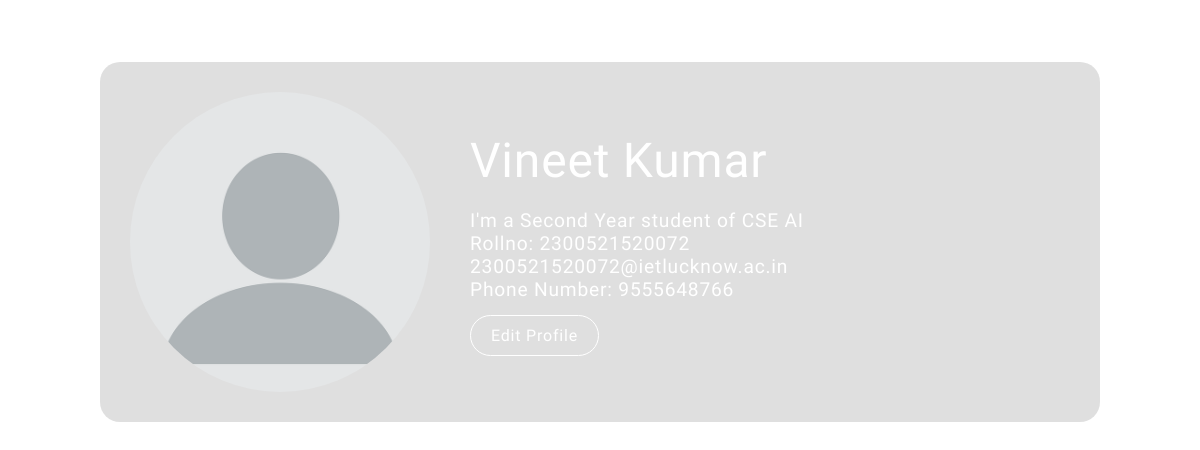
Before: /profile/ (signed in) with the older database file.
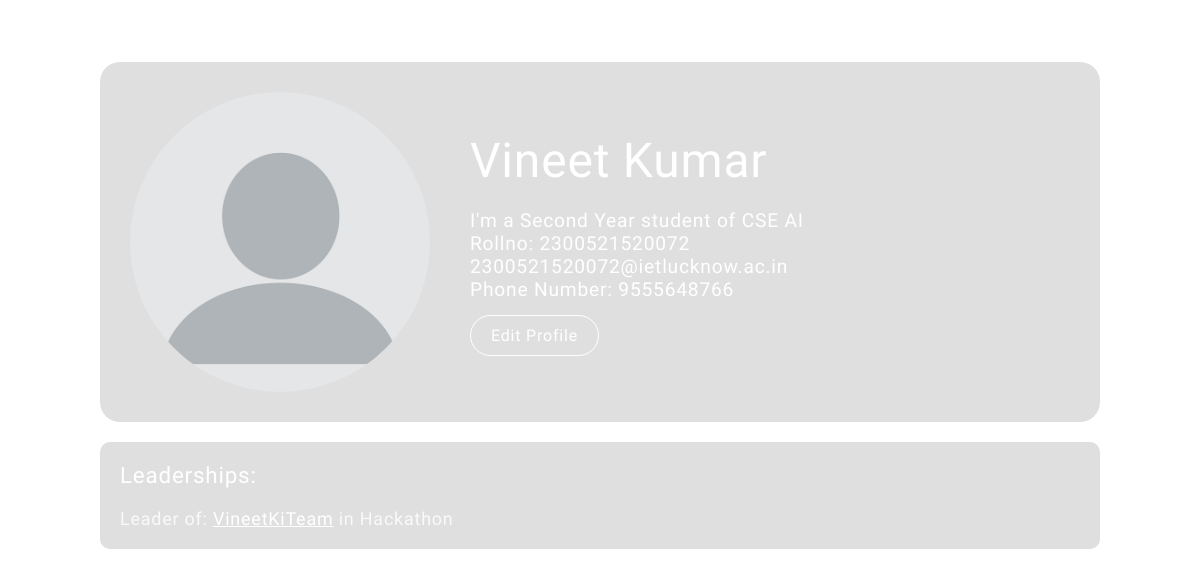
After: the same page with the newer database file.
### events/models.py (models this page shows, shortened)
class TeamsRegistration(models.Model):
    event = models.ForeignKey(AllEventList, on_delete=models.CASCADE)
    teamName = models.CharField(max_length=100)
    teamLeader = models.ForeignKey(
        settings.AUTH_USER_MODEL,
        on_delete=models.CASCADE,
        related_name="team_lead_teams",
    )
    user = models.ForeignKey(
        settings.AUTH_USER_MODEL,
        on_delete=models.CASCADE,
        related_name="team_registrations",
    )
    status = models.IntegerField(choices=STATUS_CHOICES, default=0)

class AllEventList(models.Model):
    slug = models.SlugField(max_length=100, unique=True)
    eventName = models.CharField(max_length=100)
    eventDescription = models.TextField()
    eventImage = models.ImageField(upload_to="eventImages/")
    club = models.CharField(max_length=100, choices=CLUBS_CHOICES)
    location = models.CharField(max_length=100)
    coordinators = models.CharField(max_length=100)
    contact = models.CharField(max_length=100)
    eventType = models.CharField(max_length=10, choices=EVENT_TYPE_CHOICES)
    eventDate = models.DateField()
    minTeamSize = models.IntegerField(default=1)
    maxTeamSize = models.IntegerField(default=1)
    dateAdded = models.DateTimeField(default=timezone.now)
    def get_absolute_url(self):
        return reverse("eachEvent", args=[self.slug])
    class Meta:
        ordering = ["-dateAdded"]

### accounts/views.py (the view, shortened to what this page needs)
# urls.py: path("profile/", views.profile, name='profile'),
def profile(request):
    user = request.user
    if user.is_anonymous:
        return redirect("/login")
    context = user_participation_context(request.user)
    context["user"] = request.user
    return render(request, "accounts/profile.html", context=context)

### accounts/utils.py (called while the page is built)
def team_in_leader(user):
    teams = TeamsRegistration.objects.filter(
        teamLeader=user, user=user, event__eventDate__gte=timezone.now().date()
    )
    return teams if len(list(teams)) != 0 else False

def team_in_participated(user):
    teams = TeamsRegistration.objects.filter(
        user=user, status=1, event__eventDate__gte=timezone.now().date()
    ).exclude(teamLeader=user)
    return teams if len(list(teams)) != 0 else False

def team_pending_requests(user):
    teams = TeamsRegistration.objects.filter(
        user=user, status=0, event__eventDate__gte=timezone.now().date()
    )
    return teams if len(list(teams)) != 0 else False

def individual_participations(user):
    participations = IndividualEventRegistration.objects.filter(
        user=user, event__eventDate__gte=timezone.now().date()
    )
    return participations if len(list(participations)) != 0 else False

def user_participation_context(user):
    return {
        "teamInLeader": team_in_leader(user),
        "teamInParticipated": team_in_participated(user),
        "teamPendingRequest": team_pending_requests(user),
        "individualParticipations": individual_participations(user),
    }

### templates/accounts/profile.html (shortened to what this page needs)
{% extends 'base.html' %}
{% load static %}
{% block css %}
  <link rel="stylesheet" href="{% static 'css/form.css' %}" />
  <link rel="stylesheet" href="{% static 'css/profile.css' %}" />
{% endblock %}
{% block backgroundImageURL %}
  {% static 'backgrounds/login.jpeg' %}
{% endblock %}
{% block content %}
<div class="profile-page">
    <div class="details">
        <div class="image">
            {% if user.profile_picture %}
                <img src="{{ user.profile_picture.url }}" alt="{{ user.name }}">
            {% else %}
                <img src="/static/images/default-profile.png" alt="Default Profile Picture">
            {% endif %}
        </div>
        <div class="text-details">
            <div class="name">{{user.name}}</div>
            <p class="branch-year">I'm a {{user.get_year_display}} student of {{user.get_branch_display}}</p>
            <p class="rollno">Rollno: {{user.rollno}}</p>
            <p class="email">{{user.email}}</p>
            <p class="phone-no">Phone Number: {{user.phoneno}}</p>
            <div class="edit-details">
                <a href="{% url "updateProfile" %}">Edit Profile</a>
            </div>
        </div>
    </div>
    {% if teamInLeader %}
        <div class="participations-box">
            Leaderships:
            {% for team in teamInLeader %}
                <div class="entry">Leader of: <span><a href="{{team.event.get_absolute_url}}">{{team.teamName}}</a></span> in {{team.event.eventName}}</div>
            {% endfor %}
        </div>
    {% endif %}
</div>
{% endblock content %}

Changed rows visible on the page:
added TeamsRegistration: teamName "VineetKiTeam", event.eventName "Hackathon"
Other visible differences:
text now shown: "Leaderships:"
